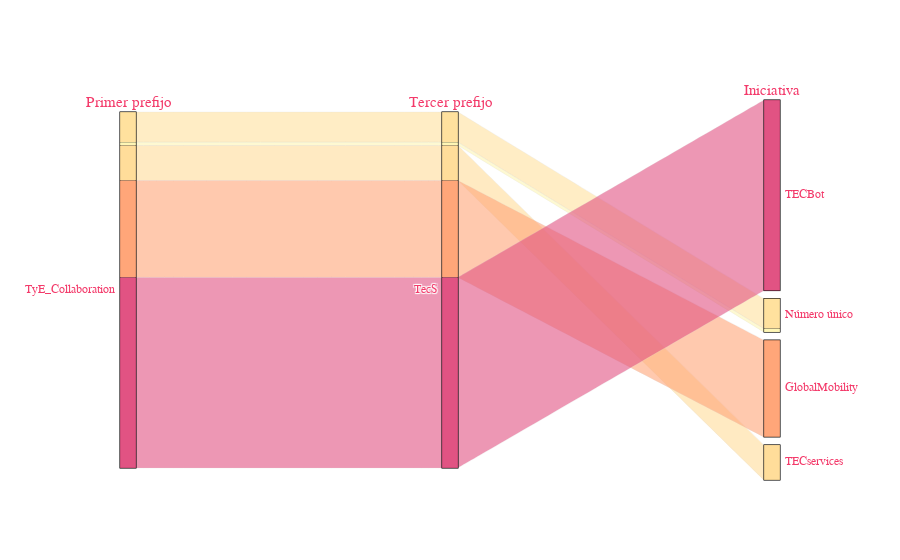

The code cell stored with this chart in its notebook:
### Code cell
df_mitec_final["1er prefijo_aux"] = df_mitec_final['1er prefijo (TyE)'] + "_" + df_mitec_final['2do prefijo (pilar)']

df_mitec_final = df_mitec_final[df_mitec_final["1er prefijo_aux"] == "TyE_Collaboration"]

df_sank = df_mitec_final[["1er prefijo_aux", '3er prefijo (area o VP)', 'Iniciativa', "Número de clics"]]
df_sank["1er prefijo_aux"] = df_sank["1er prefijo_aux"].astype('category').cat.codes
df_sank["3er prefijo (area o VP)"] = df_sank["3er prefijo (area o VP)"].astype('category').cat.codes
df_sank["Iniciativa"] = df_sank["Iniciativa"].astype('category').cat.codes

num_primerprefijo = list(df_sank["1er prefijo_aux"].unique())
tipo_primerprefijo = list(df_mitec_final["1er prefijo_aux"].unique())

num_tercerprefijo = list(df_sank["3er prefijo (area o VP)"].unique())
tipo_tercerprefijo = list(df_mitec_final["3er prefijo (area o VP)"].unique())

num_iniciativa = list(df_sank["Iniciativa"].unique())
tipo_iniciativa = list(df_mitec_final["Iniciativa"].unique())

primerprefijo_dim = go.parcats.Dimension(values = df_sank["1er prefijo_aux"], label = 'Primer prefijo', 
                                        categoryarray = num_primerprefijo, ticktext = tipo_primerprefijo)
tercerprefijo_dim = go.parcats.Dimension(values = df_sank["3er prefijo (area o VP)"], label = 'Tercer prefijo', 
                                        categoryarray = num_tercerprefijo, ticktext = tipo_tercerprefijo)
iniciativa_dim = go.parcats.Dimension(values = df_sank["Iniciativa"], label = 'Iniciativa', 
                                        categoryarray = num_iniciativa, ticktext = tipo_iniciativa)

color = df_sank["Número de clics"]

fig5 = go.Figure(data = [go.Parcats(dimensions = [primerprefijo_dim, tercerprefijo_dim, iniciativa_dim],
        counts = df_sank["Número de clics"],
        line={'color': color,'colorscale':'pinkyl'},
        labelfont={'size': 15, 'family': 'Arial', 'color': '#F33A6A'},
        tickfont={'size': 12, 'family': 'Arial', 'color': '#F33A6A'},
        arrangement='freeform')
        ])

colores = ['#000000', '#FFFFFF']
fuentes = ['Arial']

fig5.update_layout(paper_bgcolor = colores[1], #Color del background,
                  hoverlabel_font_family = fuentes[0], hoverlabel_font_size = 15,)

### Figure 1 — Plotly figure (JSON) as saved in the notebook; plotly's stock layout.template omitted (floating-point values rounded to 4 significant figures)
{"data": [{"arrangement": "freeform", "counts": [848, 15, 134, 431, 156], "dimensions": [{"categoryarray": [0], "label": "Primer prefijo", "ticktext": ["TyE_Collaboration"], "values": [0, 0, 0, 0, 0]}, {"categoryarray": [0], "label": "Tercer prefijo", "ticktext": ["TecS"], "values": [0, 0, 0, 0, 0]}, {"categoryarray": [2, 1, 0, 3], "label": "Iniciativa", "ticktext": ["TECBot", "Número único", "GlobalMobility", "TECservices"], "values": [2, 1, 1, 0, 3]}], "labelfont": {"color": "#F33A6A", "family": "Arial", "size": 15}, "line": {"color": [848, 15, 134, 431, 156], "colorscale": [[0, "rgb(254, 246, 181)"], [0.1667, "rgb(255, 221, 154)"], [0.3333, "rgb(255, 194, 133)"], [0.5, "rgb(255, 166, 121)"], [0.6667, "rgb(250, 138, 118)"], [0.8333, "rgb(241, 109, 122)"], [1, "rgb(225, 83, 131)"]]}, "tickfont": {"color": "#F33A6A", "family": "Arial", "size": 12}, "type": "parcats"}], "layout": {"hoverlabel": {"font": {"family": "Arial", "size": 15}}, "paper_bgcolor": "#FFFFFF"}}
